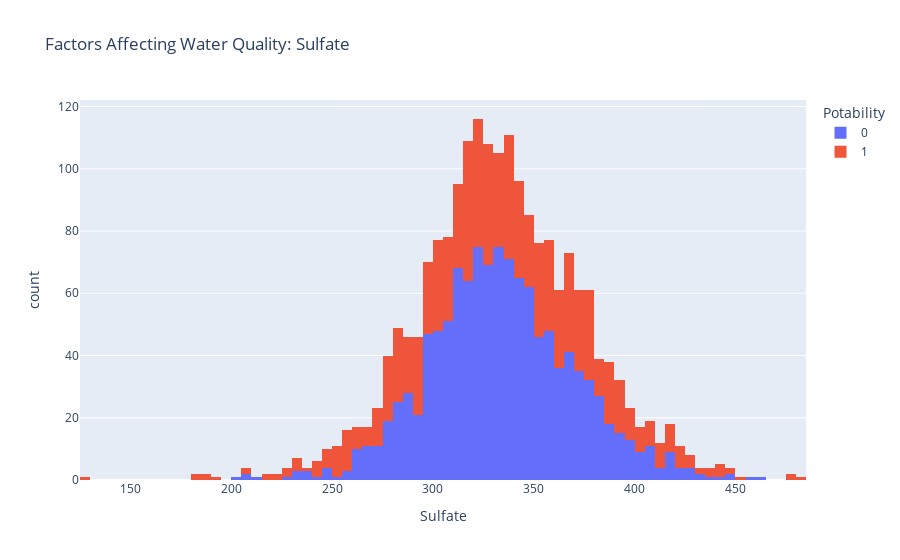

Notebook code cell kept with this figure:
### Code cell
figure.show()

### Figure 1 — Plotly figure (JSON) as saved in the notebook; plotly's stock layout.template omitted (floating-point values rounded to 4 significant figures; data arrays with more than 128 entries replaced by an {"elided": "..."} marker saying what was removed)
{"data": [{"alignmentgroup": "True", "bingroup": "x", "hovertemplate": "Potability=0<br>Sulfate=%{x}<br>count=%{y}<extra></extra>", "legendgroup": "0", "marker": {"color": "#636efa", "pattern": {"shape": ""}}, "name": "0", "offsetgroup": "0", "orientation": "v", "showlegend": true, "type": "histogram", "x": {"elided": "1200 float values"}, "xaxis": "x", "yaxis": "y"}, {"alignmentgroup": "True", "bingroup": "x", "hovertemplate": "Potability=1<br>Sulfate=%{x}<br>count=%{y}<extra></extra>", "legendgroup": "1", "marker": {"color": "#EF553B", "pattern": {"shape": ""}}, "name": "1", "offsetgroup": "1", "orientation": "v", "showlegend": true, "type": "histogram", "x": {"elided": "811 float values"}, "xaxis": "x", "yaxis": "y"}], "layout": {"barmode": "relative", "legend": {"title": {"text": "Potability"}, "tracegroupgap": 0}, "title": {"text": "Factors Affecting Water Quality: Sulfate"}, "xaxis": {"anchor": "y", "domain": [0, 1], "title": {"text": "Sulfate"}}, "yaxis": {"anchor": "x", "domain": [0, 1], "title": {"text": "count"}}}}
